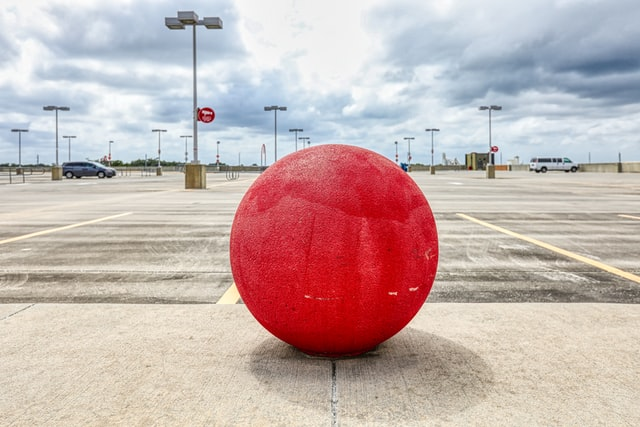
#> input picture SampleImages/1.jpg, 640 x 427 px
$ python main.py
#> lines starting #> are read from the running program, lines starting #| are printed output that depends on the picture; after the words box and inside, x2 and y2 are one past the last pixel; in counts of white or black regions, pixels touching at a corner belong together
import numpy as np
import cv2


imageFrame = cv2.imread("./SampleImages/1.jpg")
#> imageFrame is the input picture: shape (427, 640, 3); mean B, G, R 175.7, 178, 198.5

cv2.imshow("OriginalImage", imageFrame)
# apply smoothing function to remove unnecessery noises
unNoised = cv2.fastNlMeansDenoisingColored(imageFrame, None, 20, 20, 14, 42)
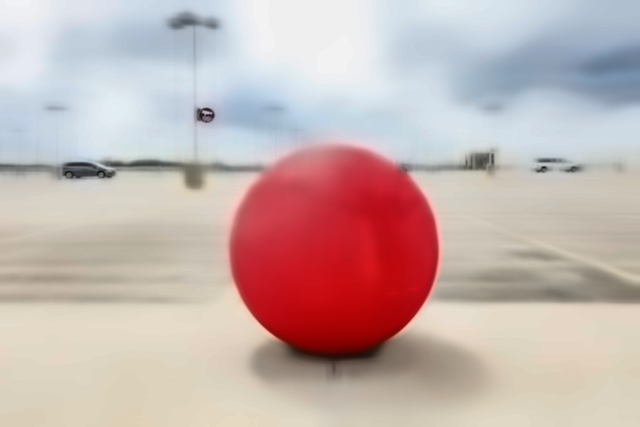
#> unNoised: shape (427, 640, 3); mean B, G, R 175.5, 178.1, 198.7

# Convert the imageFrame in
# BGR(RGB color space) to
# HSV(hue-saturation-value)
# color space
hsvFrame = cv2.cvtColor(unNoised, cv2.COLOR_BGR2HSV)
#> hsvFrame: shape (427, 640, 3); mean H, S, V 67, 53.5, 207.1

# Set range for red color and
# define mask
red_lower = np.array([136, 87, 111], np.uint8)
red_upper = np.array([180, 255, 255], np.uint8)
red_mask = cv2.inRange(hsvFrame, red_lower, red_upper)
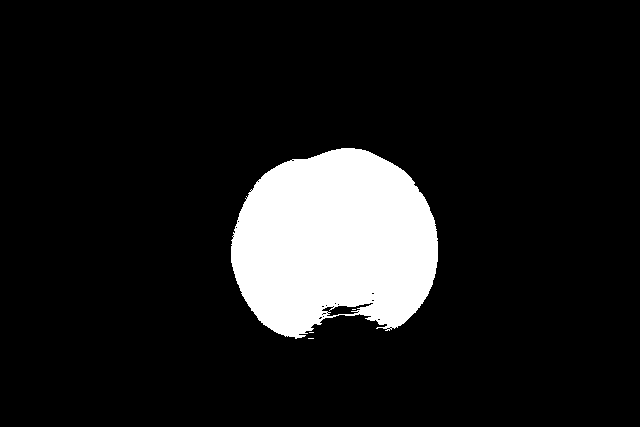
#> red_mask: shape (427, 640); 11% white; 4 white regions (3 under 20 px), largest, box (x1, y1, x2, y2) and area: (231, 148, 438, 339) 30145

kernal = np.ones((10, 10), "uint8")

# For red color
red_mask = cv2.dilate(red_mask, kernal)
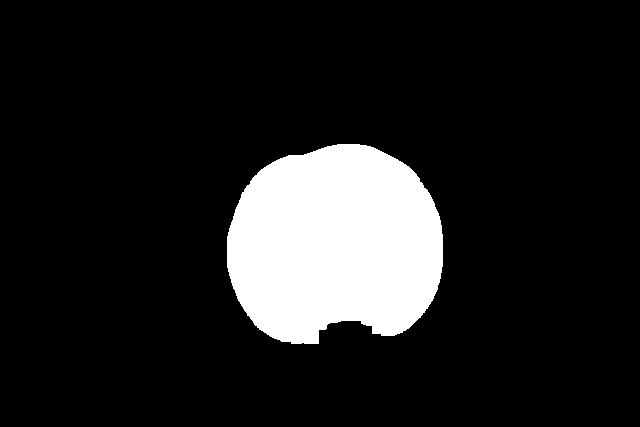
#> red_mask: shape (427, 640); 12.6% white; 1 white region, box (x1, y1, x2, y2) and area: (227, 144, 443, 344) 34427

red_mask_not = cv2.bitwise_not(red_mask)
# Set our filtering parameters
# Initialize parameter settiing using cv2.SimpleBlobDetector
params = cv2.SimpleBlobDetector_Params()

# Set Area filtering parameters
params.filterByArea = False
params.minArea = 10

# Set Circularity filtering parameters
params.filterByCircularity = False
params.minCircularity = 0.1

# Set Convexity filtering parameters
params.filterByConvexity = False
params.minConvexity = 0.87

# # Set inertia filtering parameters
params.filterByInertia = False
params.minInertiaRatio = 0.01

# Create a detector with the parameters
detector = cv2.SimpleBlobDetector_create(params)

# Detect blobs
keypoints = detector.detect(red_mask_not)
#> keypoints = 1 keypoints; (x, y, size): (327, 229, 214.2)

# Draw blobs on our image as green circles
blank = np.zeros((1, 1))
blobs = cv2.drawKeypoints(imageFrame, keypoints, blank, (0, 255, 0),
                          cv2.DRAW_MATCHES_FLAGS_DRAW_RICH_KEYPOINTS)


number_of_blobs = len(keypoints)
#> number_of_blobs = 1
text = "Number of Circular Blobs: " + str(len(keypoints))
#> text = 'Number of Circular Blobs: 1'

cv2.putText(blobs, text, (50, 50),
            cv2.FONT_HERSHEY_SIMPLEX, 1, (0, 255, 0), 2)
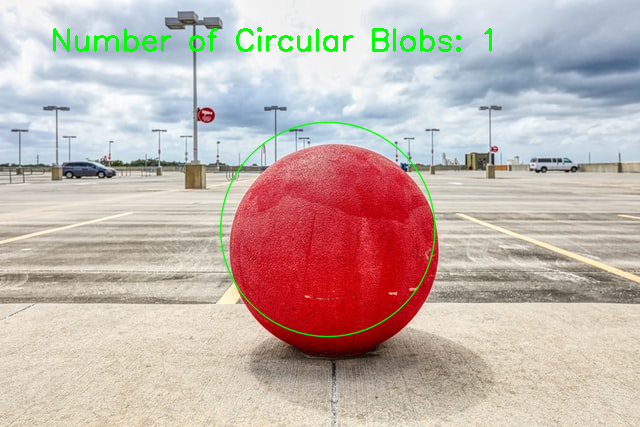
#> blobs: shape (427, 640, 3); mean B, G, R 173.1, 178.9, 195.9

# Show blobs
cv2.imshow("Filtering Circular Blobs Only", blobs)

cv2.waitKey()

$ run again, with SampleImages/2.jpg copied over SampleImages/1.jpg
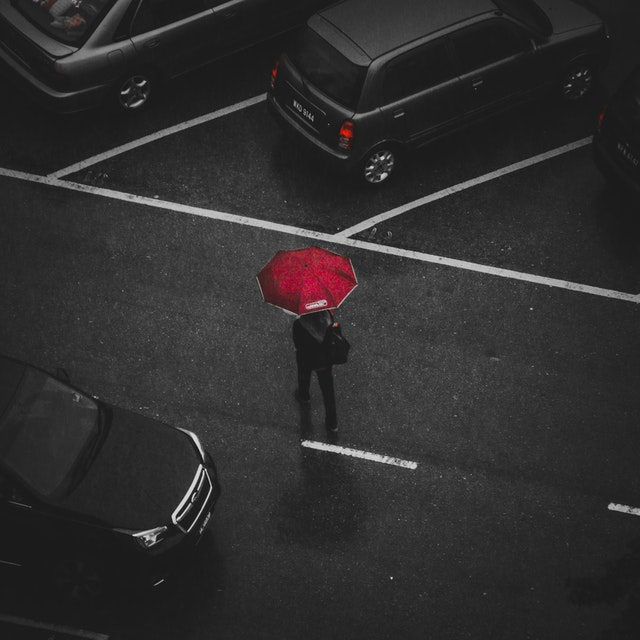
#> input picture SampleImages/2.jpg, 640 x 640 px
#> imageFrame is the input picture: shape (640, 640, 3); mean B, G, R 46.2, 46, 47.3
#> hsvFrame: shape (640, 640, 3); mean H, S, V 4.7, 2.7, 46
#> `red_mask = cv2.dilate(red_mask, kernal)`:
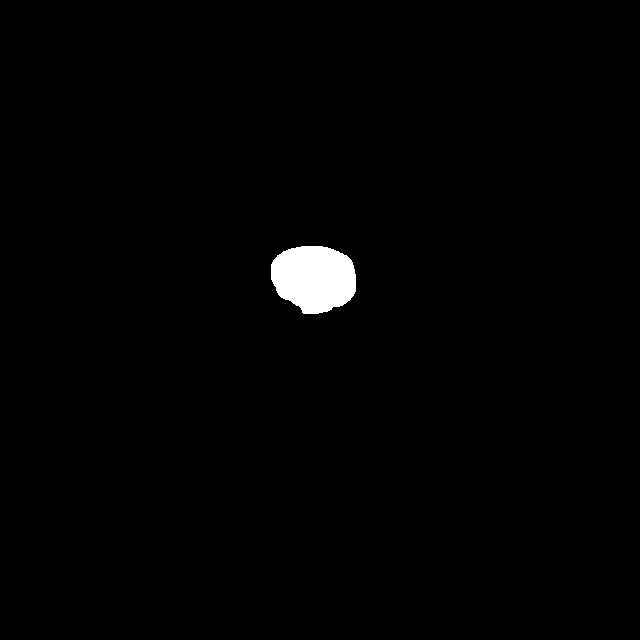
#> red_mask: shape (640, 640); 1.1% white; 1 white region, box (x1, y1, x2, y2) and area: (271, 246, 356, 314) 4572
#> keypoints = 1 keypoints; (x, y, size): (314, 278, 76.9)
#> number_of_blobs = 1
#> text = 'Number of Circular Blobs: 1'
#> `cv2.putText(blobs, text, (50, 50), cv2.FONT_HERSHEY_SIMPLEX, 1, (0, 25..`:
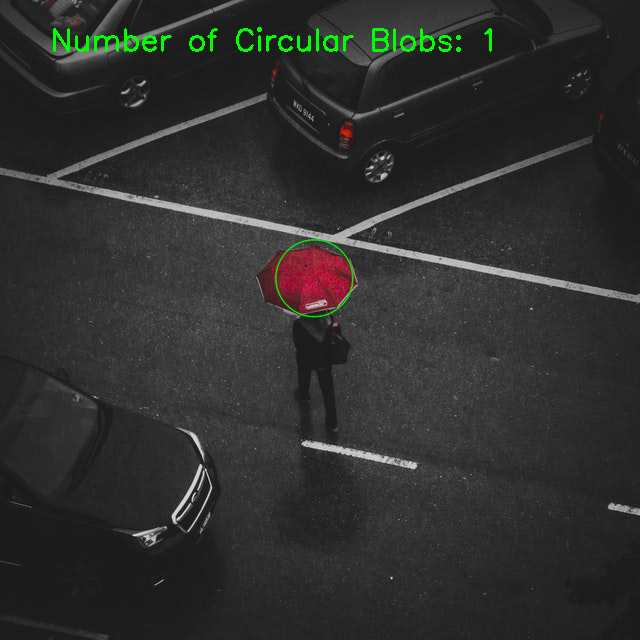
#> blobs: shape (640, 640, 3); mean B, G, R 45.8, 47.5, 46.9

$ run again, with SampleImages/3.jpg copied over SampleImages/1.jpg
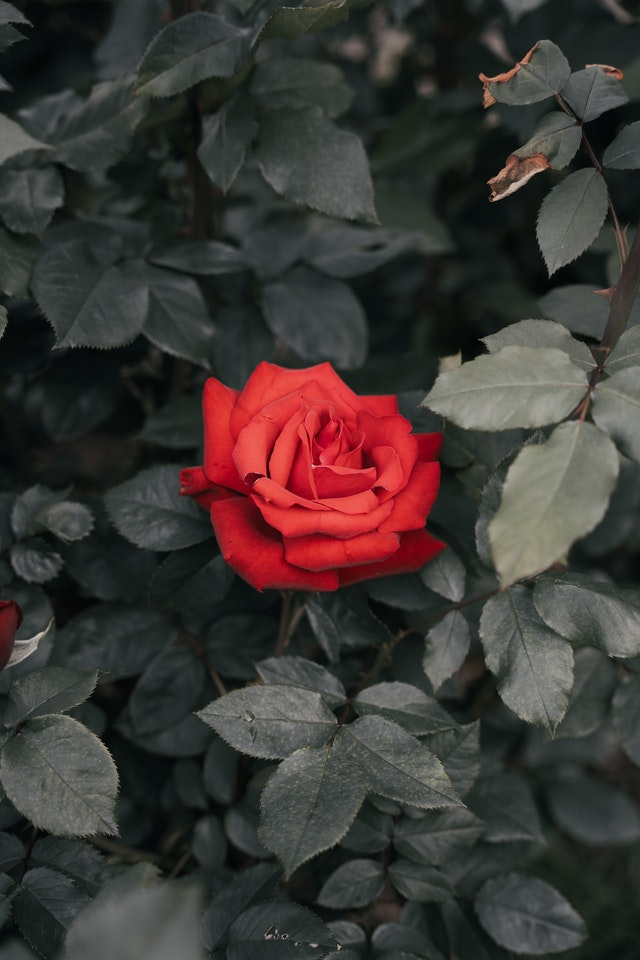
#> input picture SampleImages/3.jpg, 640 x 960 px
#> imageFrame is the input picture: shape (960, 640, 3); mean B, G, R 51.7, 54.6, 60.5
#> hsvFrame: shape (960, 640, 3); mean H, S, V 73.6, 51.6, 64.4
#> `red_mask = cv2.dilate(red_mask, kernal)`:
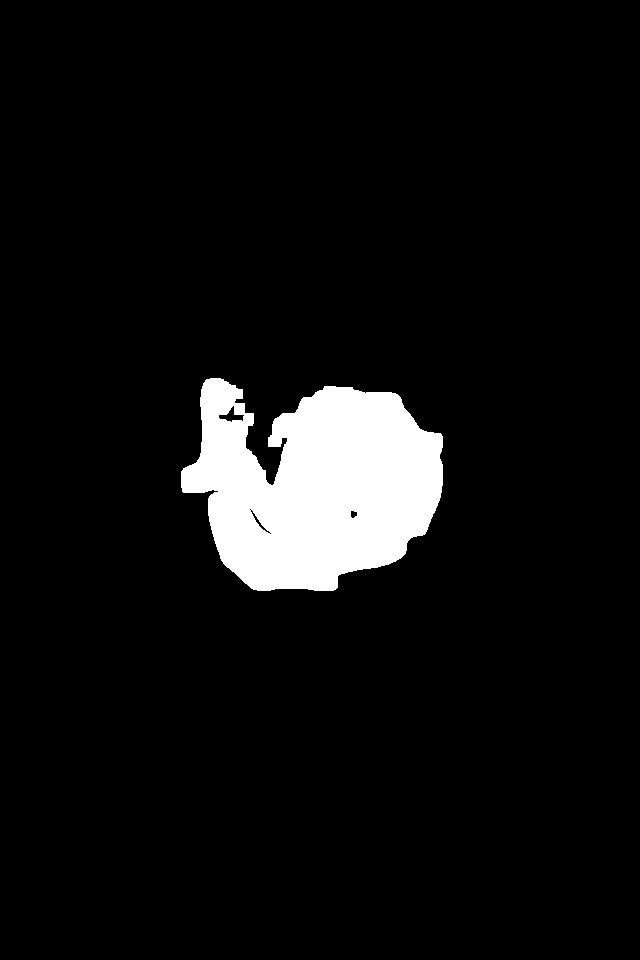
#> red_mask: shape (960, 640); 6.3% white; 1 white region, box (x1, y1, x2, y2) and area: (181, 378, 443, 591) 38921
#> keypoints = 1 keypoints; (x, y, size): (317, 483, 223.2)
#> number_of_blobs = 1
#> text = 'Number of Circular Blobs: 1'
#> `cv2.putText(blobs, text, (50, 50), cv2.FONT_HERSHEY_SIMPLEX, 1, (0, 25..`:
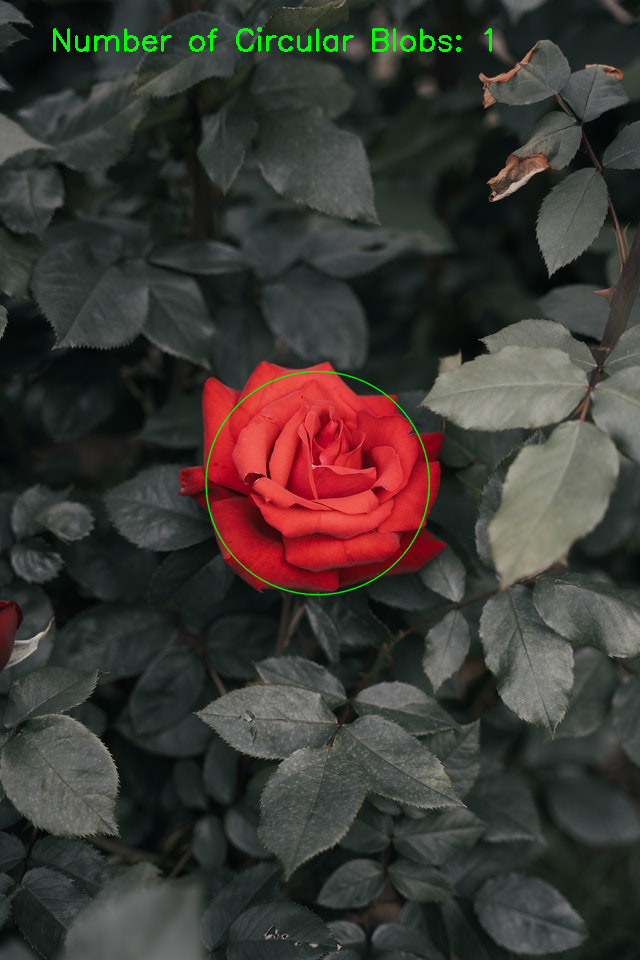
#> blobs: shape (960, 640, 3); mean B, G, R 51.4, 55.9, 60.1
